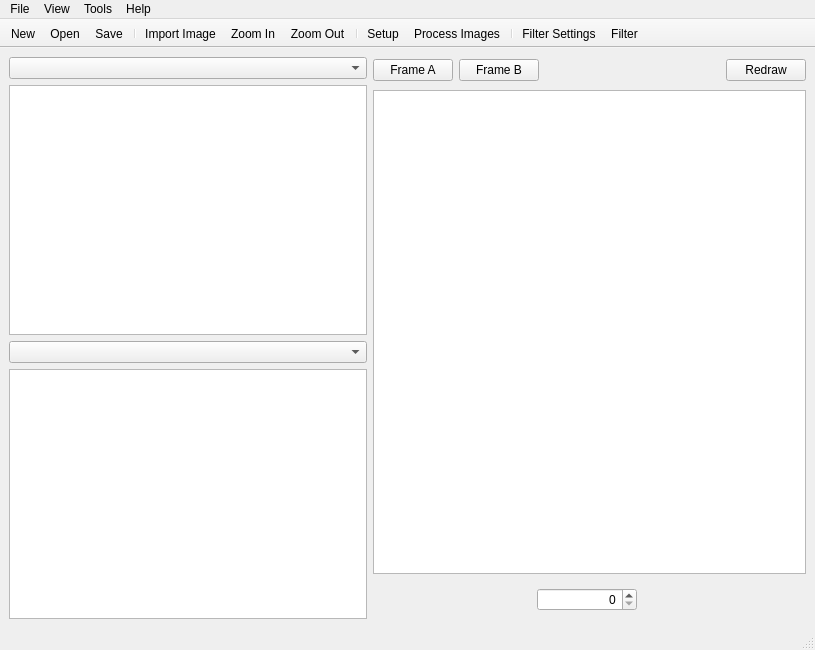
<?xml version="1.0" encoding="UTF-8"?>
<ui version="4.0">
 <class>MainWindow</class>
 <widget class="QMainWindow" name="MainWindow">
  <property name="geometry">
   <rect>
    <x>0</x>
    <y>0</y>
    <width>815</width>
    <height>650</height>
   </rect>
  </property>
  <property name="minimumSize">
   <size>
    <width>815</width>
    <height>650</height>
   </size>
  </property>
  <property name="windowTitle">
   <string>OpenPiv</string>
  </property>
  <property name="windowIcon">
   <iconset>
    <normaloff>images/urapiv_icon.png</normaloff>images/urapiv_icon.png</iconset>
  </property>
  <widget class="QWidget" name="centralwidget">
   <layout class="QGridLayout" name="central_layout">
    <item row="0" column="0">
     <layout class="QHBoxLayout" name="lr_panel">
      <item>
       <layout class="QVBoxLayout" name="left_panel">
        <item>
         <widget class="QComboBox" name="topCombo"/>
        </item>
        <item>
         <widget class="QGraphicsView" name="topGraphicsView">
          <property name="minimumSize">
           <size>
            <width>250</width>
            <height>200</height>
           </size>
          </property>
         </widget>
        </item>
        <item>
         <widget class="QComboBox" name="bottomCombo"/>
        </item>
        <item>
         <widget class="QTableWidget" name="statsTable">
          <property name="minimumSize">
           <size>
            <width>250</width>
            <height>200</height>
           </size>
          </property>
          <property name="dragDropOverwriteMode">
           <bool>false</bool>
          </property>
          <property name="selectionMode">
           <enum>QAbstractItemView::NoSelection</enum>
          </property>
         </widget>
        </item>
       </layout>
      </item>
      <item>
       <layout class="QVBoxLayout" name="right_panel">
        <item>
         <layout class="QHBoxLayout" name="top_buttons">
          <item>
           <widget class="QPushButton" name="aFrameButton">
            <property name="text">
             <string>Frame A</string>
            </property>
            <property name="checkable">
             <bool>true</bool>
            </property>
            <property name="checked">
             <bool>false</bool>
            </property>
           </widget>
          </item>
          <item>
           <widget class="QPushButton" name="bFrameButton">
            <property name="text">
             <string>Frame B</string>
            </property>
            <property name="checkable">
             <bool>true</bool>
            </property>
           </widget>
          </item>
          <item>
           <spacer>
            <property name="orientation">
             <enum>Qt::Horizontal</enum>
            </property>
            <property name="sizeHint" stdset="0">
             <size>
              <width>181</width>
              <height>27</height>
             </size>
            </property>
           </spacer>
          </item>
          <item>
           <widget class="QPushButton" name="redrawButton">
            <property name="text">
             <string>Redraw</string>
            </property>
            <property name="icon">
             <iconset>
              <normaloff>../../../../../../.designer/backup</normaloff>../../../../../../.designer/backup</iconset>
            </property>
           </widget>
          </item>
         </layout>
        </item>
        <item>
         <widget class="QGraphicsView" name="graphicsView"/>
        </item>
        <item>
         <layout class="QHBoxLayout" name="bottom_buttons">
          <item>
           <widget class="QToolButton" name="startButton">
            <property name="text">
             <string/>
            </property>
            <property name="icon">
             <iconset>
              <normaloff>../../../../../../.designer/backup</normaloff>
              <normalon>:/icons/icons/player_start.png</normalon>../../../../../../.designer/backup</iconset>
            </property>
            <property name="iconSize">
             <size>
              <width>32</width>
              <height>32</height>
             </size>
            </property>
            <property name="toolButtonStyle">
             <enum>Qt::ToolButtonIconOnly</enum>
            </property>
            <property name="autoRaise">
             <bool>true</bool>
            </property>
           </widget>
          </item>
          <item>
           <widget class="QToolButton" name="backButton">
            <property name="text">
             <string/>
            </property>
            <property name="icon">
             <iconset>
              <normaloff>../../../../../../.designer/backup</normaloff>
              <normalon>:/icons/icons/player_rew.png</normalon>../../../../../../.designer/backup</iconset>
            </property>
            <property name="iconSize">
             <size>
              <width>32</width>
              <height>32</height>
             </size>
            </property>
            <property name="autoRaise">
             <bool>true</bool>
            </property>
           </widget>
          </item>
          <item>
           <widget class="QSpinBox" name="frameSpinBox">
            <property name="minimumSize">
             <size>
              <width>80</width>
              <height>0</height>
             </size>
            </property>
            <property name="maximumSize">
             <size>
              <width>100</width>
              <height>16777215</height>
             </size>
            </property>
            <property name="alignment">
             <set>Qt::AlignRight|Qt::AlignTrailing|Qt::AlignVCenter</set>
            </property>
            <property name="maximum">
             <number>99999</number>
            </property>
           </widget>
          </item>
          <item>
           <widget class="QToolButton" name="forwardButton">
            <property name="text">
             <string/>
            </property>
            <property name="icon">
             <iconset>
              <normaloff>../../../../../../.designer/backup</normaloff>
              <normalon>:/icons/icons/player_fwd.png</normalon>../../../../../../.designer/backup</iconset>
            </property>
            <property name="iconSize">
             <size>
              <width>32</width>
              <height>32</height>
             </size>
            </property>
            <property name="autoRaise">
             <bool>true</bool>
            </property>
           </widget>
          </item>
          <item>
           <widget class="QToolButton" name="endButton">
            <property name="autoFillBackground">
             <bool>false</bool>
            </property>
            <property name="text">
             <string/>
            </property>
            <property name="icon">
             <iconset>
              <normaloff>../../../../../../.designer/backup</normaloff>
              <normalon>:/icons/icons/player_end.png</normalon>../../../../../../.designer/backup</iconset>
            </property>
            <property name="iconSize">
             <size>
              <width>32</width>
              <height>32</height>
             </size>
            </property>
            <property name="autoRaise">
             <bool>true</bool>
            </property>
           </widget>
          </item>
         </layout>
        </item>
       </layout>
      </item>
     </layout>
    </item>
   </layout>
  </widget>
  <widget class="QMenuBar" name="menubar">
   <property name="geometry">
    <rect>
     <x>0</x>
     <y>0</y>
     <width>815</width>
     <height>27</height>
    </rect>
   </property>
   <widget class="QMenu" name="menuNew">
    <property name="title">
     <string>File</string>
    </property>
    <addaction name="actionNew"/>
    <addaction name="actionOpen"/>
    <addaction name="actionSave"/>
    <addaction name="actionSaveAs"/>
    <addaction name="separator"/>
    <addaction name="actionQuit"/>
   </widget>
   <widget class="QMenu" name="menuView">
    <property name="title">
     <string>View</string>
    </property>
    <addaction name="actionZoomIn"/>
    <addaction name="actionZoomOut"/>
   </widget>
   <widget class="QMenu" name="menuTools">
    <property name="title">
     <string>Tools</string>
    </property>
    <addaction name="actionImageIn"/>
    <addaction name="actionSetup"/>
    <addaction name="actionProcessImages"/>
   </widget>
   <widget class="QMenu" name="menuHelp">
    <property name="title">
     <string>Help</string>
    </property>
    <addaction name="actionHelp"/>
    <addaction name="separator"/>
    <addaction name="actionAbput"/>
   </widget>
   <addaction name="menuNew"/>
   <addaction name="menuView"/>
   <addaction name="menuTools"/>
   <addaction name="menuHelp"/>
  </widget>
  <widget class="QStatusBar" name="statusbar"/>
  <widget class="QToolBar" name="toolBar">
   <property name="windowTitle">
    <string>toolBar</string>
   </property>
   <property name="whatsThis">
    <string/>
   </property>
   <property name="movable">
    <bool>false</bool>
   </property>
   <attribute name="toolBarArea">
    <enum>TopToolBarArea</enum>
   </attribute>
   <attribute name="toolBarBreak">
    <bool>false</bool>
   </attribute>
   <addaction name="actionNew"/>
   <addaction name="actionOpen"/>
   <addaction name="actionSave"/>
   <addaction name="separator"/>
   <addaction name="actionImageIn"/>
   <addaction name="actionZoomIn"/>
   <addaction name="actionZoomOut"/>
   <addaction name="separator"/>
   <addaction name="actionSetup"/>
   <addaction name="actionProcessImages"/>
   <addaction name="separator"/>
   <addaction name="actionFilterSet"/>
   <addaction name="actionFilter"/>
  </widget>
  <action name="actionNew">
   <property name="icon">
    <iconset>
     <normaloff>icons/filenew.png</normaloff>
     <normalon>:/icons/icons/filenew.png</normalon>icons/filenew.png</iconset>
   </property>
   <property name="text">
    <string>New...</string>
   </property>
   <property name="iconVisibleInMenu">
    <bool>true</bool>
   </property>
  </action>
  <action name="actionOpen">
   <property name="icon">
    <iconset>
     <normaloff>icons/fileopen.png</normaloff>
     <normalon>:/icons/icons/fileopen.png</normalon>icons/fileopen.png</iconset>
   </property>
   <property name="text">
    <string>Open...</string>
   </property>
  </action>
  <action name="actionSave">
   <property name="icon">
    <iconset>
     <normaloff>icons/filesave.png</normaloff>
     <normalon>:/icons/icons/filesave.png</normalon>icons/filesave.png</iconset>
   </property>
   <property name="text">
    <string>Save</string>
   </property>
  </action>
  <action name="actionSaveAs">
   <property name="icon">
    <iconset>
     <normaloff>icons/filesaveas.png</normaloff>icons/filesaveas.png</iconset>
   </property>
   <property name="text">
    <string>Save As...</string>
   </property>
  </action>
  <action name="actionPlay">
   <property name="icon">
    <iconset>
     <normaloff>icons/player_play.png</normaloff>icons/player_play.png</iconset>
   </property>
   <property name="text">
    <string>Play</string>
   </property>
  </action>
  <action name="actionFF">
   <property name="icon">
    <iconset>
     <normaloff>icons/player_fwd.png</normaloff>icons/player_fwd.png</iconset>
   </property>
   <property name="text">
    <string>FF</string>
   </property>
  </action>
  <action name="actionFullFF">
   <property name="icon">
    <iconset>
     <normaloff>icons/player_end.png</normaloff>icons/player_end.png</iconset>
   </property>
   <property name="text">
    <string>FullFF</string>
   </property>
  </action>
  <action name="actionPause">
   <property name="icon">
    <iconset>
     <normaloff>icons/player_pause.png</normaloff>icons/player_pause.png</iconset>
   </property>
   <property name="text">
    <string>Pause</string>
   </property>
  </action>
  <action name="actionRW">
   <property name="icon">
    <iconset>
     <normaloff>icons/player_rew.png</normaloff>icons/player_rew.png</iconset>
   </property>
   <property name="text">
    <string>RW</string>
   </property>
  </action>
  <action name="actionFullRW">
   <property name="icon">
    <iconset>
     <normaloff>icons/player_start.png</normaloff>icons/player_start.png</iconset>
   </property>
   <property name="text">
    <string>FullRW</string>
   </property>
  </action>
  <action name="actionHelp">
   <property name="icon">
    <iconset>
     <normaloff>icons/help.png</normaloff>icons/help.png</iconset>
   </property>
   <property name="text">
    <string>Help</string>
   </property>
  </action>
  <action name="actionAbput">
   <property name="icon">
    <iconset resource="../ui_resources.qrc">
     <normaloff>:/icons/icons/help.png</normaloff>:/icons/icons/help.png</iconset>
   </property>
   <property name="text">
    <string>About</string>
   </property>
  </action>
  <action name="actionSetup">
   <property name="icon">
    <iconset>
     <normaloff>icons/configure.png</normaloff>
     <normalon>:/icons/icons/configure.png</normalon>icons/configure.png</iconset>
   </property>
   <property name="text">
    <string>Setup...</string>
   </property>
   <property name="whatsThis">
    <string>Setup processing information</string>
   </property>
  </action>
  <action name="actionImageIn">
   <property name="icon">
    <iconset>
     <normaloff>icons/import_image.png</normaloff>
     <normalon>:/icons/icons/import_image.png</normalon>icons/import_image.png</iconset>
   </property>
   <property name="text">
    <string>Import Image...</string>
   </property>
   <property name="whatsThis">
    <string>Import images</string>
   </property>
  </action>
  <action name="actionImportVector">
   <property name="icon">
    <iconset>
     <normaloff>icons/import_vector.png</normaloff>icons/import_vector.png</iconset>
   </property>
   <property name="text">
    <string>Import Vector Maps...</string>
   </property>
   <property name="whatsThis">
    <string>Import vector maps</string>
   </property>
  </action>
  <action name="actionQuit">
   <property name="icon">
    <iconset>
     <normaloff>icons/exit.png</normaloff>icons/exit.png</iconset>
   </property>
   <property name="text">
    <string>Quit</string>
   </property>
  </action>
  <action name="actionZoomIn">
   <property name="icon">
    <iconset>
     <normaloff>icons/viewmag+.png</normaloff>
     <normalon>:/icons/icons/viewmag+.png</normalon>icons/viewmag+.png</iconset>
   </property>
   <property name="text">
    <string>Zoom In</string>
   </property>
  </action>
  <action name="actionZoomOut">
   <property name="icon">
    <iconset>
     <normaloff>icons/viewmag-.png</normaloff>
     <normalon>:/icons/icons/viewmag-.png</normalon>icons/viewmag-.png</iconset>
   </property>
   <property name="text">
    <string>Zoom Out</string>
   </property>
  </action>
  <action name="actionProcessImages">
   <property name="icon">
    <iconset>
     <normaloff>icons/kcmsystem.png</normaloff>
     <normalon>:/icons/icons/kcmsystem.png</normalon>icons/kcmsystem.png</iconset>
   </property>
   <property name="text">
    <string>Process Images</string>
   </property>
  </action>
  <action name="actionFilterSet">
   <property name="icon">
    <iconset>
     <normaloff>icons/filtersettings.png</normaloff>
     <normalon>:/icons/icons/filtersettings.png</normalon>icons/filtersettings.png</iconset>
   </property>
   <property name="text">
    <string>Filter Settings</string>
   </property>
  </action>
  <action name="actionFilter">
   <property name="icon">
    <iconset>
     <normaloff>icons/filter.png</normaloff>
     <normalon>:/icons/icons/filter.png</normalon>icons/filter.png</iconset>
   </property>
   <property name="text">
    <string>Filter</string>
   </property>
  </action>
 </widget>
 <resources>
  <include location="../ui_resources.qrc"/>
 </resources>
 <connections/>
</ui>
